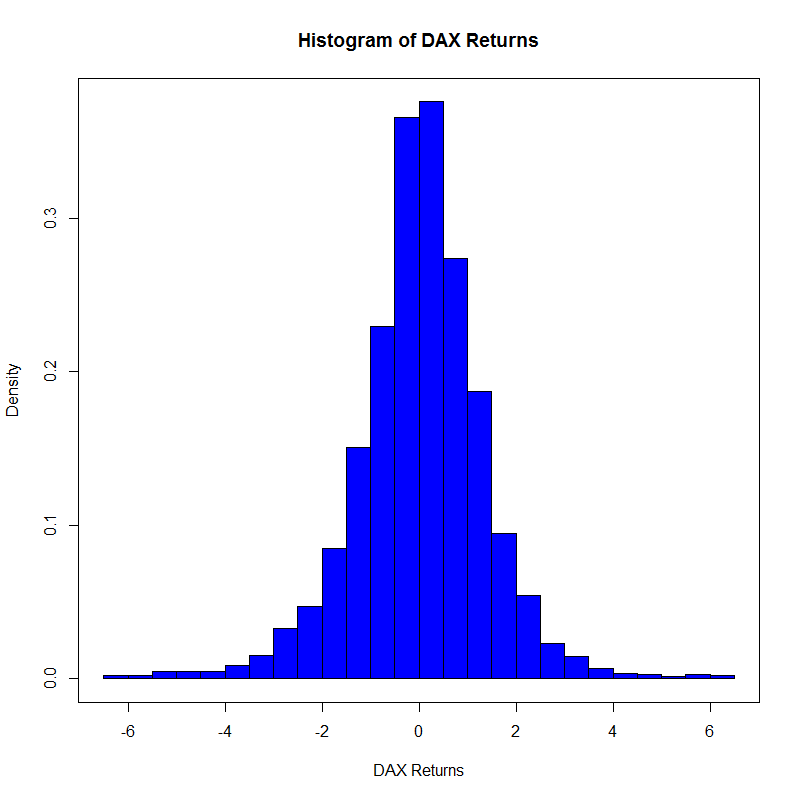

This figure's R source:
# replace the path of the working directory if necessary
# setwd("C:/R") 
d         = read.csv("COPdax140624.csv") # pls download the pertinent data set.
DateInput = as.Date(d[, 1])
numOfDate = as.numeric(as.Date(c(DateInput)))
newDF     = data.frame(d, numOfDate)
sortNewDF = newDF[order(newDF[, 3]), ]
newDF2    = data.frame(sortNewDF, seq(1, length(newDF[, 3]), 
                    length.out = length(newDF[, 3])))
Pt        = newDF[, 2]
P1        = Pt[ - length(Pt)]
P2        = Pt[ - 1]
DAXreturn = log(P1 / P2)
DAXreturn = data.frame(DAXreturn, length(DAXreturn):1)
DAXreturn = DAXreturn[order(DAXreturn[, 2]), ]
DAXreturn = DAXreturn[, 1] * 100
r         = DAXreturn[- which(DAXreturn >= 6.5|DAXreturn <= - 6.5)]

# do plot
hist(r, prob = TRUE, 12, main = "Histogram of DAX Returns",
     col = "Blue", freq = F, breaks  =  24,
	 xlab = "DAX Returns") 
box()
